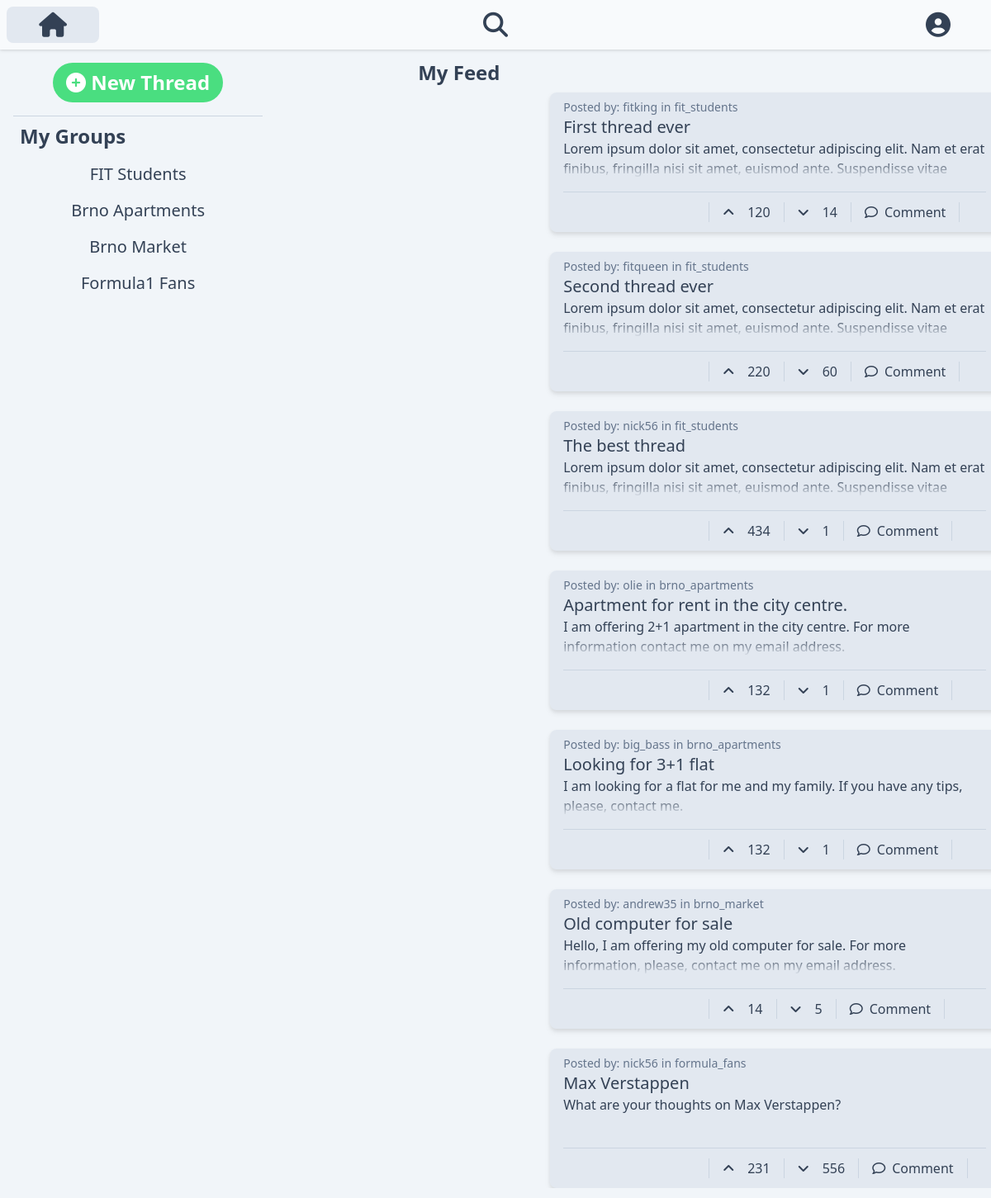
/ (signed in), run on the app's committed database.
### tables this page shows
CREATE TABLE groups
(
    group_id int NOT NULL AUTO_INCREMENT,
    group_handle varchar(20) NOT NULL,
    group_name varchar(50) NOT NULL,
    group_profile_pic varchar(4000) DEFAULT NULL,
    group_banner varchar(4000) DEFAULT NULL,
    group_bio varchar(255),
    group_date_of_creation TIMESTAMP DEFAULT CURRENT_TIMESTAMP NOT NULL,
    group_public_flag boolean DEFAULT 1,
    group_banned boolean DEFAULT 0,
    PRIMARY KEY (group_id)
);

CREATE TABLE threads
(
    thread_id int NOT NULL AUTO_INCREMENT,
    thread_title varchar(255),
    thread_text varchar(500) NOT NULL,
    thread_date TIMESTAMP DEFAULT CURRENT_TIMESTAMP NOT NULL,
    thread_positive_rating int DEFAULT 0,
    thread_negative_rating int DEFAULT 0,
    reply_id int,
    poster_id int NOT NULL,
    group_id int NOT NULL,
    PRIMARY KEY (thread_id),
    FOREIGN KEY (poster_id) REFERENCES users(user_id) ON DELETE CASCADE,
    FOREIGN KEY (group_id) REFERENCES groups(group_id) ON DELETE CASCADE,
    FOREIGN KEY (reply_id) REFERENCES threads(thread_id) ON DELETE CASCADE
);

CREATE TABLE users
(
    user_id int NOT NULL AUTO_INCREMENT,
    user_nickname varchar(20) NOT NULL,
    user_password varchar(255) NOT NULL,
    user_email varchar(50) NOT NULL,
    user_profile_pic varchar(4000) DEFAULT NULL,
    user_banner varchar(4000) DEFAULT NULL,
    user_full_name varchar(255) DEFAULT NULL,
    user_gender ENUM('Male', 'Female', 'Other') DEFAULT 'Other',
    user_birthdate date,
    user_date_of_reg TIMESTAMP DEFAULT CURRENT_TIMESTAMP NOT NULL,
    user_public_for_unregistered_flag boolean DEFAULT 1,
    user_public_for_registered_flag boolean DEFAULT 1,
    user_public_for_members_of_group_flag boolean DEFAULT 1,
    user_banned boolean DEFAULT 0,
    PRIMARY KEY (user_id)    
);

### scripts/services.php (called while the page is built, shortened)
<?php
class AccountService
{
    private $pdo;
    function __construct()
    {
        $this->pdo = $this->connect_db();
    }
    function connect_db()
    {
        $dsn = 'mysql:host=localhost;dbname=xduric06';
        $username = 'xduric06';
        $password = 'j4sipera';
        $options = array(PDO::MYSQL_ATTR_INIT_COMMAND => 'SET NAMES utf8');
        $pdo = new PDO($dsn, $username, $password, $options);
        return $pdo;
    }
    function getGroupsByUsername($username): array
    {
        $query = $this->pdo->prepare(
            'SELECT groups.group_name, groups.group_handle FROM group_members
                LEFT JOIN groups ON groups.group_id = group_members.group_id
                LEFT JOIN users ON users.user_id = group_members.user_id
                WHERE group_members.group_member_accepted_flag = 1
                AND users.user_nickname = ?'
        );
        $query->execute([$username]);
        $groups = [];
        while ($group = $query->fetch(PDO::FETCH_ASSOC))
            array_push($groups, $group);
        return $groups;
    }
    function getUserGroupsThreads($username): array
    {
        $query = $this->pdo->prepare(
            "SELECT threads.thread_id, threads.thread_title, threads.thread_text, threads.group_id, threads.thread_positive_rating, threads.thread_negative_rating, users.user_nickname AS 'thread_poster', groups.group_handle FROM threads
            LEFT JOIN users ON threads.poster_id = users.user_id
            LEFT JOIN groups ON threads.group_id = groups.group_id
            WHERE threads.group_id
            IN (
                SELECT group_id FROM group_members
                    LEFT JOIN users ON group_members.user_id = users.user_id
                    WHERE group_members.group_member_accepted_flag = 1
                    AND users.user_nickname = ?)
            AND threads.reply_id IS NULL"
        );
        $query->execute([$username]);
        $threads = [];
        while ($thread = $query->fetch(PDO::FETCH_ASSOC))
            array_push($threads, $thread);
        return $threads;
    }
}

### components/thread.php (the view, shortened to what this page needs)
<div class="flex flex-col px-4 py-2 mt-2 rounded-lg mx-80 thread-colorscheme text-colorscheme drop-shadow-md">
	<div class="flex flex-col">
		<div class="flex flex-row">
			<span class="text-sm text-slate-500 dark:text-slate-400">
				Posted by:
			</span>
			<object class="px-1 text-sm text-slate-500 dark:text-slate-400 hover:underline">
				<a href="<?= $context ?>/profile/<?= $threadPoster ?>">
					<?= $threadPoster ?>
				</a>
			</object>
			<span class="text-sm text-slate-500 dark:text-slate-400">
				in
			</span>
			<object class="px-1 text-sm text-slate-500 dark:text-slate-400 hover:underline">
				<a href="<?= $context ?>/group/<?= $groupHandle ?>">
					<?= $groupHandle ?>
				</a>
			</object>
		</div>
		<div class="flex flex-row">
			<a href="<?= $context ?>/thread/<?= $threadId ?>">
				<h3 class="text-xl hover:underline decoration-1">
					<?= $threadTitle ?>
				</h3>
			</a>
		</div>
		<div id="<?= $threadId ?>" class="relative flex flex-col justify-center w-full h-full thread-text">
			<p class="h-12 text-base select-none max-h-52 gradient-mask-b-50">
				<?= $threadText ?>
			</p>
		</div>
		<hr class="mt-4 divider-colorscheme" />
		<div class="flex flex-row items-center justify-between px-4 mx-40 mt-2 min-h-fit">
			<button class="flex flex-row items-center justify-center w-full px-2 py-1 text-base transition-all duration-300 rounded-md hover:bg-slate-300 dark:hover:bg-slate-600">
				<i class="fa-solid fa-angle-up"></i>
				<div class="pl-4 text-base">
					<?= $threadPositiveRating ?>
				</div>
			</button>
			<button class="flex flex-row items-center justify-center w-full px-2 py-1 text-base transition-all duration-300 rounded-md hover:bg-slate-300 dark:hover:bg-slate-600">
				<i class="text-base fa-solid fa-angle-down"></i>
				<div class="pl-4 text-base ">
					<?= $threadNegativeRating ?>
				</div>
			</button>
			<a href="<?= $context ?>/thread/<?= $threadId ?>/comment" class="flex flex-row items-center justify-center w-full px-2 py-1 text-base transition-all duration-300 rounded-md hover:bg-slate-300 dark:hover:bg-slate-600">
				<i class="fa-regular fa-comment"></i>
				<span class="pl-2 text-base">
					Comment
				</span>
			</a>
		</div>
	</div>
</div>

### views/mainPageView.php (shortened to what this page needs)
<?php
require_once "./scripts/services.php";
$service = new AccountService();
$context = $_SERVER["CONTEXT_PREFIX"];
?>
<!DOCTYPE html>
<html class="h-full">
<head>
    <link href="<?= $context ?>/dist/style.css" rel="stylesheet">
</head>
<body class="h-full">
    <div class="flex flex-col h-full main-background-colorscheme">
        <?php
        require_once "./components/header.php";
        ?>
        <div class="flex h-full overflow-hidden">
            <aside class="flex p-1 m-1 min-w-fit ">
                <div class="flex-col items-center p-2 ">
                    <div class="flex flex-row justify-center ">
                        <a href="<?= $context ?>/submit" class="p-2 px-4 mx-12 text-2xl font-bold text-center text-white transition-all duration-300 rounded-full confirm-button-colorscheme">
                            <i class="fa-solid fa-circle-plus"></i>
                            <span class="">
                                New Thread
                            </span>
                        </a>
                    </div>
                    <hr class="flex-col mt-4 divider-colorscheme" />
                    <div class="flex-col p-2 text-2xl font-bold text-colorscheme items-left">
                        <h2>
                            My Groups
                        </h2>
                    </div>
                    <?php
                    if (isset($_SESSION["loggedIn"]) && $_SESSION["loggedIn"] === true) {
                        $groups = $service->getGroupsByUsername($_SESSION["username"]);
                        foreach ($groups as $group) {
                            $groupName = $group["group_name"];
                            $groupHandle = $group["group_handle"];
                            require "./components/mainPageGroup.php";
                        }
                    }
                    ?>
                </div>
            </aside>
            <div class="flex flex-col w-full p-2 m-1">
                <?php
                if (isset($_SESSION["loggedIn"]) && $_SESSION["loggedIn"] === true) {
                ?>
                    <h2 class="mx-40 text-2xl font-bold text-colorscheme">
                        My Feed
                    </h2>
                <?php
                } else {
                ?>
                    <h2 class="mx-40 text-2xl font-bold text-colorscheme">
                        Public Feed
                    </h2>
                <?php
                }
                ?>
                <div class="h-full overflow-auto no-scrollbar">
                    <div class="flex flex-col gap-4">
                        <?php
                        if (isset($_SESSION["loggedIn"]) && $_SESSION["loggedIn"] === true) {
                            $threads = $service->getUserGroupsThreads($_SESSION["username"]);
                            foreach ($threads as $thread) {
                                $threadTitle = $thread["thread_title"];
                                $threadText = $thread["thread_text"];
                                $threadPoster = $thread["thread_poster"];
                                $threadId = $thread["thread_id"];
                                $threadPositiveRating = $thread["thread_positive_rating"];
                                $threadNegativeRating = $thread["thread_negative_rating"];
                                $groupHandle = $thread["group_handle"];
                                include "./components/thread.php";
                            }
                        }
                        ?>
                    </div>
                </div>
            </div>
        </div>
    </div>
</body>
</html>

### components/mainPageGroup.php
<a href="<?= $context ?>/group/<?= $groupHandle ?>" class="flex items-center justify-center w-full p-2 transition-all duration-200 rounded-lg cursor-pointer hover:bg-slate-200 dark:hover:bg-slate-700 text-colorscheme">
    <span class="text-xl text-center"><?= $groupName ?></span>
</a>

### data on the page
groups: group_name "FIT Students"
groups: group_name "Brno Apartments"
groups: group_name "Brno Market"
groups: group_name "Formula1 Fans"
threads: poster.user_nickname "fitking", group.group_handle "fit_students", thread_title "First thread ever", thread_text "Lorem ipsum dolor sit amet, consectetur adipiscing elit. Nam et erat finibus, fringilla nisi sit amet, euismod ante. Suspendisse vitae purus ultricies, dignissim tortor at, lacinia sapien. Nam cursus elementum maximus. Suspendisse sem lectus, mattis ac mi sed, venenatis rhoncus nisl. Phasellus a dignissim turpis.", thread_positive_rating "120", thread_negative_rating "14"
threads: poster.user_nickname "fitqueen", group.group_handle "fit_students", thread_title "Second thread ever", thread_text "Lorem ipsum dolor sit amet, consectetur adipiscing elit. Nam et erat finibus, fringilla nisi sit amet, euismod ante. Suspendisse vitae purus ultricies, dignissim tortor at, lacinia sapien. Nam cursus elementum maximus. Suspendisse sem lectus, mattis ac mi sed, venenatis rhoncus nisl. Phasellus a dignissim turpis.", thread_positive_rating "220", thread_negative_rating "60"
threads: poster.user_nickname "nick56", group.group_handle "fit_students", thread_title "The best thread", thread_text "Lorem ipsum dolor sit amet, consectetur adipiscing elit. Nam et erat finibus, fringilla nisi sit amet, euismod ante. Suspendisse vitae purus ultricies, dignissim tortor at, lacinia sapien. Nam cursus elementum maximus. Suspendisse sem lectus, mattis ac mi sed, venenatis rhoncus nisl. Phasellus a dignissim turpis.", thread_positive_rating "434", thread_negative_rating "1"
threads: poster.user_nickname "olie", group.group_handle "brno_apartments", thread_title "Apartment for rent in the city centre.", thread_text "I am offering 2+1 apartment in the city centre. For more information contact me on my email address.", thread_positive_rating "132", thread_negative_rating "1"
threads: poster.user_nickname "big_bass", group.group_handle "brno_apartments", thread_title "Looking for 3+1 flat", thread_text "I am looking for a flat for me and my family. If you have any tips, please, contact me.", thread_positive_rating "132", thread_negative_rating "1"
threads: poster.user_nickname "andrew35", group.group_handle "brno_market", thread_title "Old computer for sale", thread_text "Hello, I am offering my old computer for sale. For more information, please, contact me on my email address.", thread_positive_rating "14", thread_negative_rating "5"
threads: poster.user_nickname "nick56", group.group_handle "formula_fans", thread_title "Max Verstappen", thread_text "What are your thoughts on Max Verstappen?", thread_positive_rating "231", thread_negative_rating "556"
